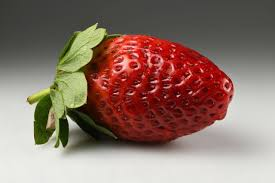
#> input picture imageProcessing7/images/img.jpg, 275 x 183 px
$ python app.py
#> lines starting #> are read from the running program, lines starting #| are printed output that depends on the picture; after the words box and inside, x2 and y2 are one past the last pixel; in counts of white or black regions, pixels touching at a corner belong together
import cv2
import numpy as np
import matplotlib.pyplot as plt

# Görüntüyü gri ölçekli yükle
image = cv2.imread('images/img.jpg', 0)
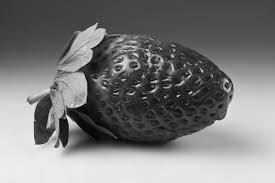
#> image: shape (183, 275); min 0, max 243, mean 122.8

# Boş bir liste bit düzeylerini depolamak için
bit_planes = []

# Görüntüyü 8 bit düzeyine ayır
for i in range(8):
    # Görüntüdeki her pikselin i'inci bitini almak için bitwise işlemi
    bit_plane = cv2.bitwise_and(image, 2**i)
    # Elde edilen bit düzeyini tam olarak siyah-beyaz aralığına taşı
    bit_plane = bit_plane * 255 // (2**i)
    bit_planes.append(bit_plane)
#> this loop made 8 passes
#> pass 1, `bit_plane = cv2.bitwise_and(image, 2**i)`:
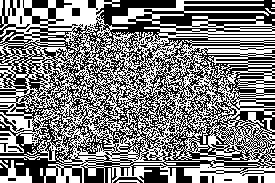
#> bit_plane: shape (183, 275); values 0 (black) and 1 (white), 49.3% white in thin lines or dots
#> pass 2, `bit_plane = cv2.bitwise_and(image, 2**i)`:
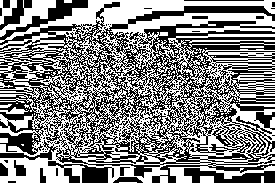
#> bit_plane: shape (183, 275); values 0 (black) and 2 (white), 51.3% white; 109 black regions (92 under 20 px), largest, box (x1, y1, x2, y2) and area: (0, 0, 275, 183) 21182, (184, 168, 275, 183) 787, (48, 161, 114, 183) 668
#> after the loop:
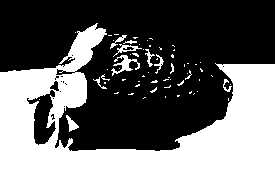
#> bit_plane: shape (183, 275); values 0 (black) and 1 (white), 42% white; 64 white regions (53 under 20 px), largest, box (x1, y1, x2, y2) and area: (0, 23, 275, 183) 20133, (111, 55, 140, 76) 216, (113, 44, 142, 57) 99
#> after the loop, bit_planes = 8 items

# Görselleri gösterme
plt.figure(figsize=(10, 6))
for i in range(8):
    plt.subplot(2, 4, i + 1)
    plt.imshow(bit_planes[i], cmap='gray')
    plt.title(f'Bit Plane {i+1}')
    plt.xticks([]), plt.yticks([])

plt.show()
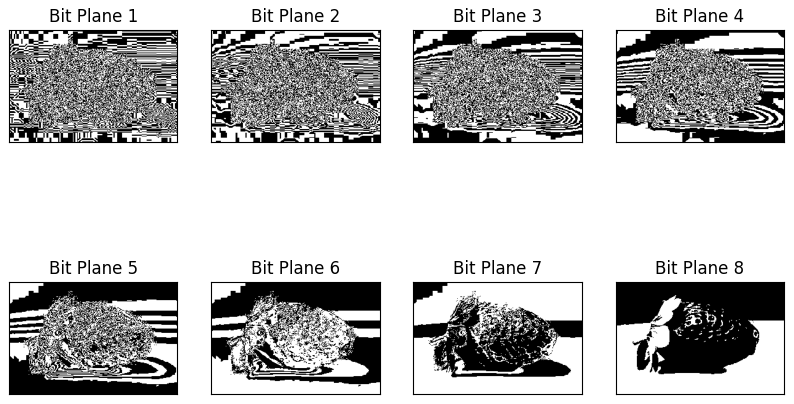
#> figure drawn by matplotlib, 8 panels
